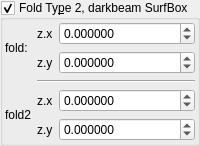
    <widget class="MyGroupBox" name="groupCheck_transf_function_enabledD_false">
     <property name="font">
      <font>
       <weight>50</weight>
       <bold>false</bold>
      </font>
     </property>
     <property name="title">
      <string>Fold Ty&amp;pe 2, darkbeam SurfBox</string>
     </property>
     <property name="checkable">
      <bool>true</bool>
     </property>
     <layout class="QVBoxLayout" name="verticalLayout_23">
      <property name="leftMargin">
       <number>2</number>
      </property>
      <property name="topMargin">
       <number>2</number>
      </property>
      <property name="rightMargin">
       <number>2</number>
      </property>
      <property name="bottomMargin">
       <number>2</number>
      </property>
      <item>
       <layout class="QGridLayout" name="gridLayout_13" columnstretch="0,0,1" columnminimumwidth="0,0,0">
        <item row="1" column="1">
         <widget class="QLabel" name="label_146">
          <property name="text">
           <string notr="true">z.y</string>
          </property>
         </widget>
        </item>
        <item row="0" column="1">
         <widget class="QLabel" name="label_126">
          <property name="text">
           <string notr="true">z.x</string>
          </property>
         </widget>
        </item>
        <item row="3" column="1">
         <widget class="QLabel" name="label_130">
          <property name="text">
           <string notr="true">z.x</string>
          </property>
         </widget>
        </item>
        <item row="0" column="0" rowspan="2">
         <widget class="QLabel" name="label_268">
          <property name="text">
           <string>fold:</string>
          </property>
         </widget>
        </item>
        <item row="4" column="1">
         <widget class="QLabel" name="label_147">
          <property name="text">
           <string notr="true">z.y</string>
          </property>
         </widget>
        </item>
        <item row="3" column="0" rowspan="2">
         <widget class="QLabel" name="label_18">
          <property name="text">
           <string>fold2</string>
          </property>
         </widget>
        </item>
        <item row="2" column="1" colspan="2">
         <widget class="Line" name="line_3">
          <property name="orientation">
           <enum>Qt::Horizontal</enum>
          </property>
         </widget>
        </item>
        <item row="0" column="2">
         <widget class="MyDoubleSpinBox" name="spinbox3_transf_offset_111_x">
          <property name="sizePolicy">
           <sizepolicy hsizetype="Minimum" vsizetype="Maximum">
            <horstretch>0</horstretch>
            <verstretch>0</verstretch>
           </sizepolicy>
          </property>
          <property name="prefix">
           <string/>
          </property>
          <property name="decimals">
           <number>6</number>
          </property>
          <property name="minimum">
           <double>-99.989999999999995</double>
          </property>
          <property name="singleStep">
           <double>0.100000000000000</double>
          </property>
         </widget>
        </item>
        <item row="1" column="2">
         <widget class="MyDoubleSpinBox" name="spinbox3_transf_offset_111_y">
          <property name="sizePolicy">
           <sizepolicy hsizetype="Minimum" vsizetype="Maximum">
            <horstretch>0</horstretch>
            <verstretch>0</verstretch>
           </sizepolicy>
          </property>
          <property name="prefix">
           <string/>
          </property>
          <property name="decimals">
           <number>6</number>
          </property>
          <property name="minimum">
           <double>-99.989999999999995</double>
          </property>
          <property name="singleStep">
           <double>0.100000000000000</double>
          </property>
         </widget>
        </item>
        <item row="3" column="2">
         <widget class="MyDoubleSpinBox" name="spinbox3_transf_offsetA_222_x">
          <property name="sizePolicy">
           <sizepolicy hsizetype="Minimum" vsizetype="Maximum">
            <horstretch>0</horstretch>
            <verstretch>0</verstretch>
           </sizepolicy>
          </property>
          <property name="prefix">
           <string/>
          </property>
          <property name="decimals">
           <number>6</number>
          </property>
          <property name="minimum">
           <double>-99.989999999999995</double>
          </property>
          <property name="singleStep">
           <double>0.100000000000000</double>
          </property>
         </widget>
        </item>
        <item row="4" column="2">
         <widget class="MyDoubleSpinBox" name="spinbox3_transf_offsetA_222_y">
          <property name="sizePolicy">
           <sizepolicy hsizetype="Minimum" vsizetype="Maximum">
            <horstretch>0</horstretch>
            <verstretch>0</verstretch>
           </sizepolicy>
          </property>
          <property name="prefix">
           <string/>
          </property>
          <property name="decimals">
           <number>6</number>
          </property>
          <property name="minimum">
           <double>-99.989999999999995</double>
          </property>
          <property name="singleStep">
           <double>0.100000000000000</double>
          </property>
         </widget>
        </item>
       </layout>
      </item>
     </layout>
    </widget>
